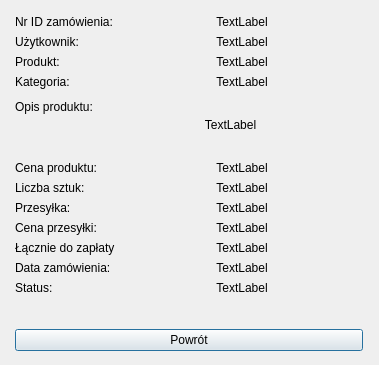
<?xml version="1.0" encoding="UTF-8"?>
<ui version="4.0">
 <class>Zamowienie_pracownik_info</class>
 <widget class="QDialog" name="Zamowienie_pracownik_info">
  <property name="geometry">
   <rect>
    <x>0</x>
    <y>0</y>
    <width>379</width>
    <height>365</height>
   </rect>
  </property>
  <property name="minimumSize">
   <size>
    <width>379</width>
    <height>365</height>
   </size>
  </property>
  <property name="maximumSize">
   <size>
    <width>379</width>
    <height>365</height>
   </size>
  </property>
  <property name="windowTitle">
   <string>Dialog</string>
  </property>
  <widget class="QWidget" name="layoutWidget">
   <property name="geometry">
    <rect>
     <x>15</x>
     <y>15</y>
     <width>348</width>
     <height>336</height>
    </rect>
   </property>
   <layout class="QVBoxLayout" name="verticalLayout">
    <item>
     <layout class="QFormLayout" name="formLayout_2">
      <item row="1" column="0">
       <widget class="QLabel" name="label_23">
        <property name="text">
         <string>Nr ID zamówienia:</string>
        </property>
       </widget>
      </item>
      <item row="3" column="0">
       <widget class="QLabel" name="label_24">
        <property name="text">
         <string>Produkt:</string>
        </property>
       </widget>
      </item>
      <item row="3" column="1">
       <widget class="QLabel" name="produkt">
        <property name="text">
         <string>TextLabel</string>
        </property>
        <property name="alignment">
         <set>Qt::AlignCenter</set>
        </property>
       </widget>
      </item>
      <item row="6" column="0">
       <widget class="QLabel" name="label_25">
        <property name="text">
         <string>Cena produktu:</string>
        </property>
       </widget>
      </item>
      <item row="6" column="1">
       <widget class="QLabel" name="cena">
        <property name="text">
         <string>TextLabel</string>
        </property>
        <property name="alignment">
         <set>Qt::AlignCenter</set>
        </property>
       </widget>
      </item>
      <item row="7" column="0">
       <widget class="QLabel" name="label_26">
        <property name="text">
         <string>Liczba sztuk:</string>
        </property>
       </widget>
      </item>
      <item row="9" column="0">
       <widget class="QLabel" name="label_27">
        <property name="text">
         <string>Przesyłka:</string>
        </property>
       </widget>
      </item>
      <item row="9" column="1">
       <widget class="QLabel" name="przesylka">
        <property name="text">
         <string>TextLabel</string>
        </property>
        <property name="alignment">
         <set>Qt::AlignCenter</set>
        </property>
       </widget>
      </item>
      <item row="10" column="0">
       <widget class="QLabel" name="label_28">
        <property name="text">
         <string>Cena przesyłki:</string>
        </property>
       </widget>
      </item>
      <item row="10" column="1">
       <widget class="QLabel" name="cena_przesylki">
        <property name="text">
         <string>TextLabel</string>
        </property>
        <property name="alignment">
         <set>Qt::AlignCenter</set>
        </property>
       </widget>
      </item>
      <item row="11" column="0">
       <widget class="QLabel" name="label_29">
        <property name="text">
         <string>Łącznie do zapłaty</string>
        </property>
       </widget>
      </item>
      <item row="11" column="1">
       <widget class="QLabel" name="do_zaplaty">
        <property name="text">
         <string>TextLabel</string>
        </property>
        <property name="alignment">
         <set>Qt::AlignCenter</set>
        </property>
       </widget>
      </item>
      <item row="12" column="0">
       <widget class="QLabel" name="label_30">
        <property name="text">
         <string>Data zamówienia:</string>
        </property>
       </widget>
      </item>
      <item row="12" column="1">
       <widget class="QLabel" name="data_zamowienia">
        <property name="text">
         <string>TextLabel</string>
        </property>
        <property name="alignment">
         <set>Qt::AlignCenter</set>
        </property>
       </widget>
      </item>
      <item row="13" column="0">
       <widget class="QLabel" name="label_31">
        <property name="text">
         <string>Status:</string>
        </property>
       </widget>
      </item>
      <item row="13" column="1">
       <widget class="QLabel" name="status">
        <property name="text">
         <string>TextLabel</string>
        </property>
        <property name="alignment">
         <set>Qt::AlignCenter</set>
        </property>
       </widget>
      </item>
      <item row="1" column="1">
       <widget class="QLabel" name="id">
        <property name="text">
         <string>TextLabel</string>
        </property>
        <property name="alignment">
         <set>Qt::AlignCenter</set>
        </property>
       </widget>
      </item>
      <item row="5" column="0">
       <widget class="QLabel" name="label_32">
        <property name="text">
         <string>Opis produktu: </string>
        </property>
       </widget>
      </item>
      <item row="4" column="0">
       <widget class="QLabel" name="label_33">
        <property name="text">
         <string>Kategoria:</string>
        </property>
       </widget>
      </item>
      <item row="4" column="1">
       <widget class="QLabel" name="kategoria">
        <property name="text">
         <string>TextLabel</string>
        </property>
        <property name="alignment">
         <set>Qt::AlignCenter</set>
        </property>
       </widget>
      </item>
      <item row="5" column="1">
       <widget class="QLabel" name="opis">
        <property name="minimumSize">
         <size>
          <width>219</width>
          <height>60</height>
         </size>
        </property>
        <property name="maximumSize">
         <size>
          <width>219</width>
          <height>60</height>
         </size>
        </property>
        <property name="text">
         <string>TextLabel</string>
        </property>
        <property name="alignment">
         <set>Qt::AlignCenter</set>
        </property>
       </widget>
      </item>
      <item row="7" column="1">
       <widget class="QLabel" name="sztuki">
        <property name="text">
         <string>TextLabel</string>
        </property>
        <property name="alignment">
         <set>Qt::AlignCenter</set>
        </property>
       </widget>
      </item>
      <item row="2" column="0">
       <widget class="QLabel" name="label_34">
        <property name="text">
         <string>Użytkownik:</string>
        </property>
       </widget>
      </item>
      <item row="2" column="1">
       <widget class="QLabel" name="login">
        <property name="text">
         <string>TextLabel</string>
        </property>
        <property name="alignment">
         <set>Qt::AlignCenter</set>
        </property>
       </widget>
      </item>
     </layout>
    </item>
    <item>
     <widget class="QPushButton" name="powrot">
      <property name="text">
       <string>Powrót</string>
      </property>
     </widget>
    </item>
   </layout>
  </widget>
 </widget>
 <resources/>
 <connections/>
</ui>
